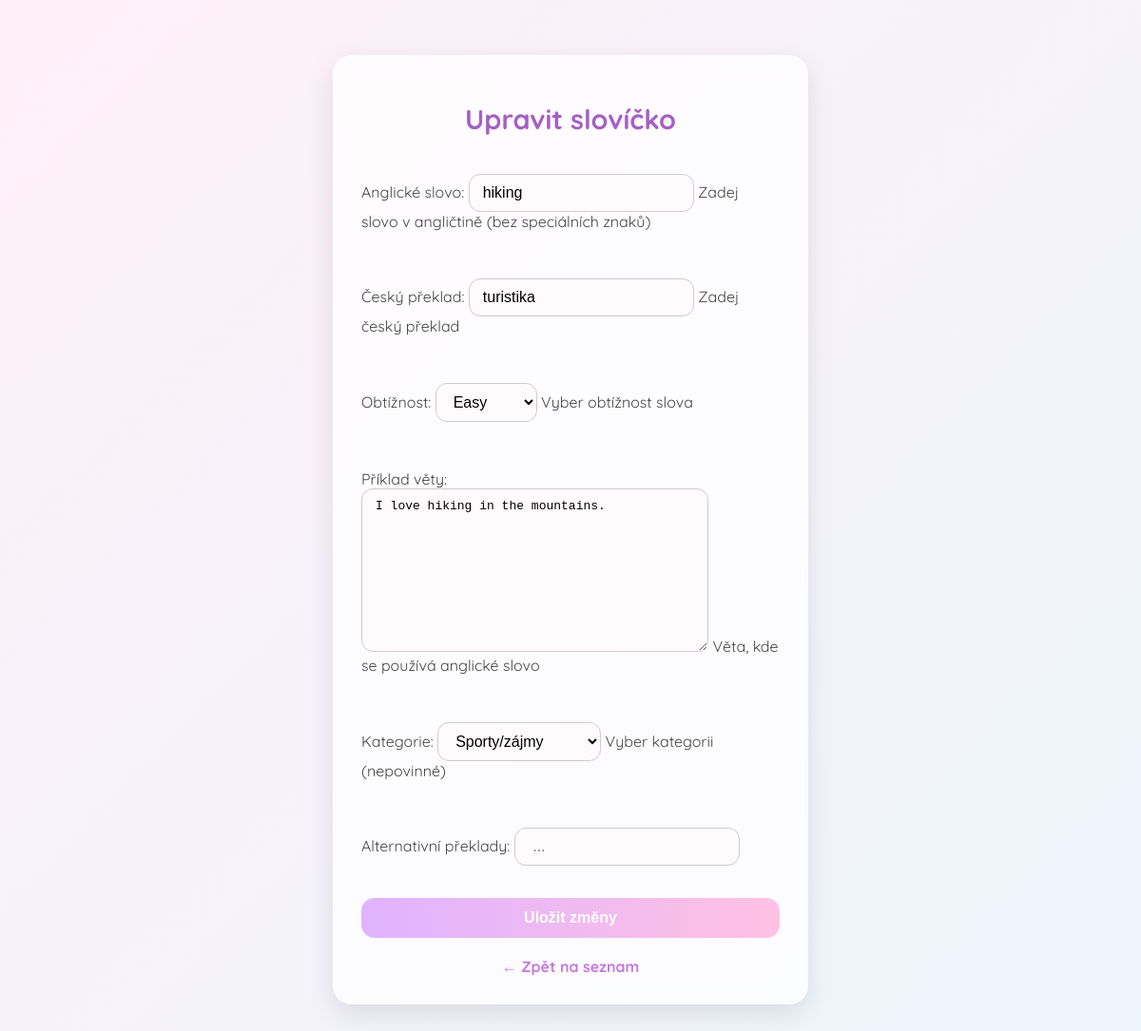
The page /words/edit/112/ (signed in) on the database its author committed.
### core/models.py (models this page shows, shortened)
class Word(models.Model):
    english = models.CharField(
        max_length=100,
        verbose_name="Anglické slovo",
        help_text="Zadej slovo v angličtině (bez speciálních znaků)",
        validators=[RegexValidator(r'^[a-zA-Z\s\-\(\)]+$', 'Pouze písmena, mezery, pomlčky a závorky')]
    )
    czech = models.CharField(
        max_length=100,
        verbose_name="Český překlad",
        help_text="Zadej český překlad"
    )
    difficulty = models.CharField(
        max_length=10,
        choices=[
            ('easy', 'Easy'),
            ('medium', 'Medium'),
            ('hard', 'Hard')
        ],
        verbose_name="Obtížnost",
        help_text="Vyber obtížnost slova"
    )
    category = models.ForeignKey(
        'Category',
        on_delete=models.CASCADE,
        null=True,
        blank=True,
        verbose_name="Kategorie",
        help_text="Vyber kategorii (nepovinné)"
    )
    example_sentence = models.TextField(
        blank=True,
        null=True,
        verbose_name="Příklad věty",
        help_text="Věta, kde se používá anglické slovo"
    )
    class Meta:
        verbose_name = "Slovo"
        verbose_name_plural = "Slova"
        ordering = ['difficulty']

### core/views.py (the view)
# urls.py: path('words/edit/<int:word_id>/', views.edit_word, name='edit_word'),
@login_required
@user_passes_test(can_manage_words)
def edit_word(request, word_id):
    word = Word.objects.get(id=word_id)
    if request.method == 'POST':
        form = WordForm(request.POST, instance=word)
        if form.is_valid():
            form.save()
            return redirect('word_list')
    else:
        form = WordForm(instance=word)
    return render(request, 'core/edit_word.html', {'form': form, 'word': word})

### core/forms.py (shortened to what this page needs)
class WordForm(forms.ModelForm):
    alt_translations = forms.CharField(
        required=False,
        label="Alternativní překlady",
        widget=forms.TextInput(attrs={'placeholder': ' ...'})
    )
    class Meta:
        model = Word
        fields = ['english', 'czech', 'difficulty', 'example_sentence', 'category', 'alt_translations']
    def __init__(self, *args, **kwargs):
        super().__init__(*args, **kwargs)
        if self.instance.pk:
            existing = [t.text for t in self.instance.accepted_translations.all()]
            self.fields['alt_translations'].initial = ", ".join(existing)

### core/models.py (called while the page is built)
    def __str__(self):
        return self.name

### core/views.py (called while the page is built)
def can_manage_words(user):
    return user.is_authenticated and (user.is_staff or user.groups.filter(name='contributor').exists())

### core/templates/core/edit_word.html (shortened to what this page needs)
<!DOCTYPE html>
<html lang="cs">
<head>
</head>
<body>
  <div class="form-box">
    <h1>Upravit slovíčko</h1>
    <form method="post">
      {{ form.as_p }}
      <button type="submit">Uložit změny</button>
    </form>
    <a href="{% url 'word_list' %}">← Zpět na seznam</a>
  </div>
</body>
</html>

### core/templates/core/edit_word.html (style rules this page uses)
* { box-sizing: border-box; }
:root { --bg1:#ffeaf5; --bg2:#fbe5ff; --bg3:#e7f7ff; --bg4:#fff0f7; --accent1:#ffa3d1; --accent2:#d09eff; --accent3:#f8b8ff; --muted:#6b5b7b; --radius:20px; }
body::before { content: ""; position: fixed; inset: 0; z-index: -1; background: linear-gradient(-45deg,var(--bg1),var(--bg2),var(--bg3),var(--bg4)); background-size: 400% 400%; animation: dreamyBG 22s ease infinite; }
body { font-family: 'Quicksand', sans-serif; padding: 50px 20px; color: #444; display: flex; justify-content: center; align-items: flex-start; min-height: 100vh; }
.form-box { max-width: 500px; width: 100%; margin: 0 auto; background: rgba(255, 255, 255, 0.75); padding: 30px; border-radius: var(--radius); box-shadow: 0 10px 30px rgba(0, 0, 0, 0.1); backdrop-filter: blur(12px); animation: fadeIn .8s ease; }
h1 { text-align: center; margin-bottom: 24px; color: #a55fc4; font-size: 1.8em; }
form { display: flex; flex-direction: column; gap: 18px; }
input[type="text"], select, textarea { padding: 10px 14px; border-radius: 12px; border: 1px solid #ccc; font-size: 1em; background: #fffafc; max-width: 100%; transition: border 0.2s, box-shadow 0.2s; }
textarea { resize: vertical; }
button { padding: 12px 20px; border: none; border-radius: 14px; font-weight: bold; background: linear-gradient(to right, #e0b3ff, #ffc1e3); color: white; cursor: pointer; font-size: 1em; transition: 0.2s; }
a { display: block; margin-top: 20px; text-align: center; color: #c678dd; font-weight: bold; text-decoration: none; transition: color 0.2s ease; }

### rows shown on the page
Word: english "hiking", czech "turistika", difficulty "Easy", example_sentence "I love hiking in the mountains.", category "Sporty/zájmy"
